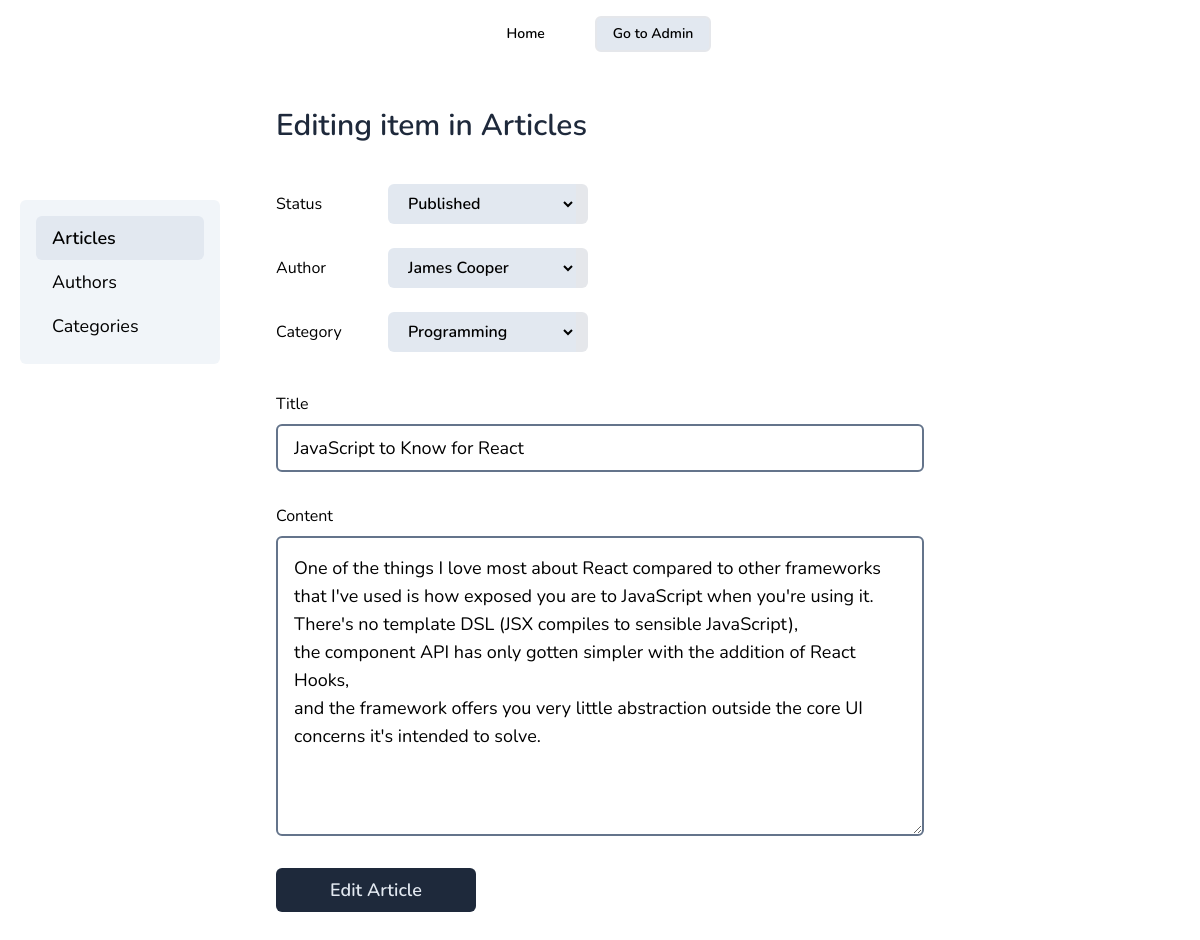
/admin/articles/add.php?id=6, run on an earlier commit of the app's database.
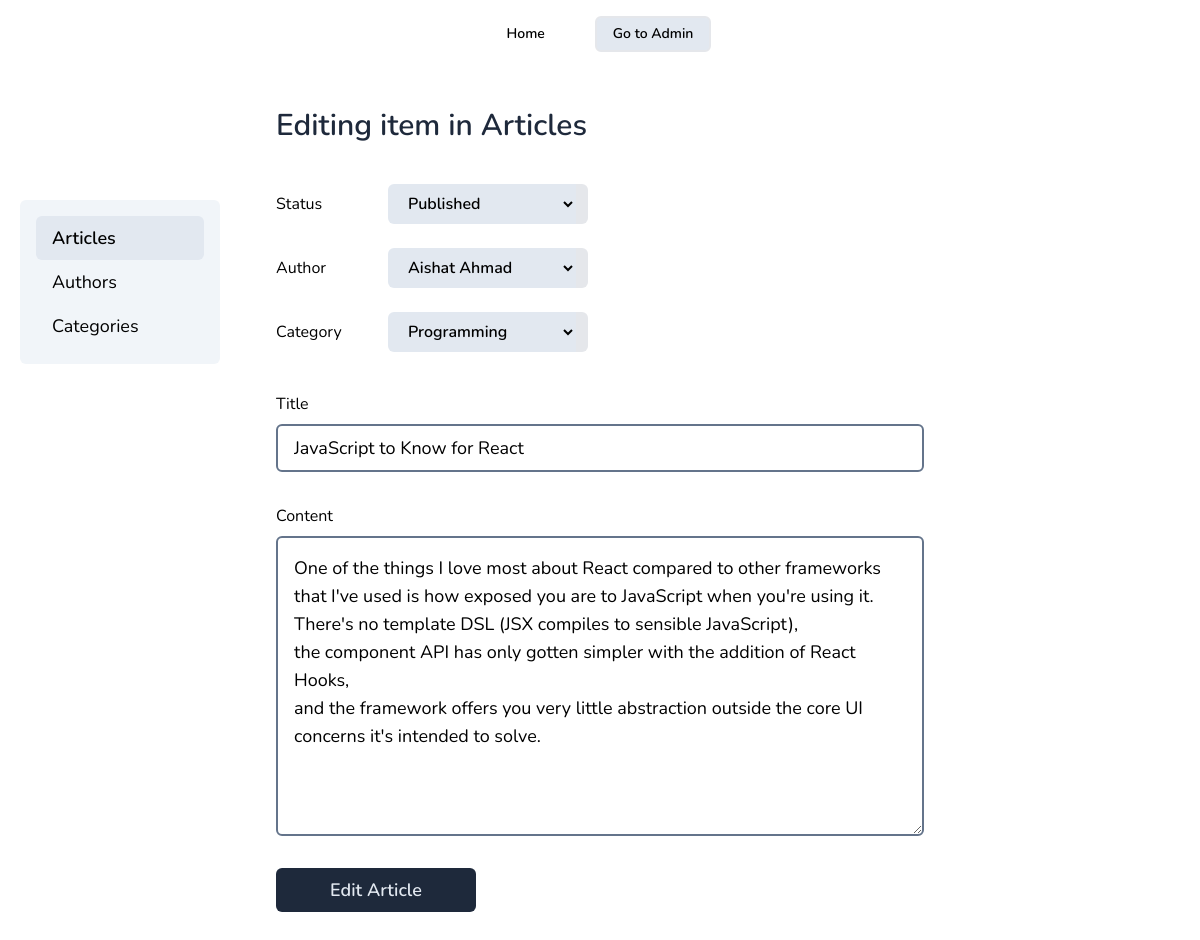
And on a later commit of the database.
### tables this page shows
CREATE TABLE articles (
  id INT NOT NULL AUTO_INCREMENT,
  title VARCHAR(255) NOT NULL,
  content TEXT NOT NULL,
  status VARCHAR(255) NOT NULL,
  author_id INT,
  category_id INT,
  PRIMARY KEY (id),
  FOREIGN KEY (author_id) REFERENCES authors(id) ON DELETE SET NULL,
  FOREIGN KEY (category_id) REFERENCES categories(id) ON DELETE SET NULL,
  UNIQUE (title)
);

CREATE TABLE authors (
  id INT NOT NULL AUTO_INCREMENT,
  name VARCHAR(255) NOT NULL,
  email VARCHAR(255) NOT NULL,
  PRIMARY KEY (id),
  UNIQUE (email)
);

CREATE TABLE categories (
  id INT NOT NULL AUTO_INCREMENT,
  name VARCHAR(255) NOT NULL,
  PRIMARY KEY (id),
  UNIQUE (name)
);

### public/admin/articles/add.php (called while the page is built, shortened)
<?php
try {
  include __DIR__ . '/../../../classes/Article.php';
  include __DIR__ . '/../../../classes/Author.php';
  include __DIR__ . '/../../../classes/Category.php';
  $author = new Author();
  $category = new Category();
  $categories = $category->getCategories();
  $authors = $author->getAuthors();
  $article = new Article();
  $statuses = ['Draft', 'Published'];
  $editing = isset($_GET['id']);
  $articleById = $editing ? $article->getArticle($_GET['id']) : null;
  $articleTitle = $articleById['title'] ?? '';
  $articleContent = $articleById['content'] ?? '';
  $articleAuthor = $articleById['author_id'] ?? '';
  $articleCategory = $articleById['category_id'] ?? '';
  $articleStatus = $articleById['status'] ?? '';
  include __DIR__ . '/../../../views/admin/articles/add.php';
} catch (PDOException $e) {
  $title = 'An error has occurred';
  $output = 'Database error: ' . $e->getMessage() . ' in ' .
    $e->getFile() . ':' . $e->getLine();
}
include __DIR__ . '/../../../views/layout.php';

### classes/Article.php (called while the page is built, shortened)
<?php
require_once __DIR__ . '/Database.php';
class Article
{
  private $pdo;
  public function __construct()
  {
    $db = new Database();
    $this->pdo = $db->connect();
  }
  public function getArticle($id)
  {
    $stmt = $this->pdo->prepare('SELECT *, categories.name as category_name, authors.name as author_name
    FROM articles
    LEFT JOIN categories ON articles.category_id = categories.id
    LEFT JOIN authors ON articles.author_id = authors.id
    WHERE articles.id = :id');
    $stmt->execute([':id' => $id]);
    return $stmt->fetch();
  }
}

### classes/Database.php (called while the page is built)
<?php
class Database
{
  public function connect()
  {
    return new PDO(
      'mysql:host=localhost; dbname=blog; charset=utf8mb4',
      'root',
      ''
    );
  }
}

### classes/Author.php (called while the page is built, shortened)
<?php
require_once __DIR__ . '/Database.php';
class Author
{
  private $pdo;
  public function __construct()
  {
    $db = new Database();
    $this->pdo = $db->connect();
  }
  public function getAuthors()
  {
    $stmt = $this->pdo->prepare('SELECT * FROM authors ORDER BY authors.id');
    $stmt->execute();
    return $stmt->fetchAll();
  }
}

### classes/Category.php (called while the page is built, shortened)
<?php
require_once __DIR__ . '/Database.php';
class Category
{
  private $pdo;
  public function __construct()
  {
    $db = new Database();
    $this->pdo = $db->connect();
  }
  public function getCategories()
  {
    $stmt = $this->pdo->prepare('SELECT * FROM categories ORDER BY id');
    $stmt->execute();
    return $stmt->fetchAll();
  }
}

### views/admin/articles/add.php (the view, shortened to what this page needs)
<form class='px-5' method="post">
  <div class='mb-6 flex items-center gap-4'>
    <label for='status' class='block w-24'>
      Status
    </label>
    <select required id='status' name='status'
      class='w-[200px] cursor-pointer rounded-md border-r-[12px] bg-slate-200 px-4 py-2 font-semibold'>
      <?php
      foreach ($statuses as $status) :
      ?>
      <option <?= $status === $articleStatus ? 'selected' : '' ?> value="<?= $status ?>"><?= $status ?></option>
      <?php endforeach;
      ?>
    </select>
  </div>
  <div class='mb-6 flex items-center gap-4'>
    <label for='author' class='block w-24'>
      Author
    </label>
    <select required id='author' name='author'
      class='w-[200px] cursor-pointer rounded-md border-r-[12px] bg-slate-200 px-4 py-2 font-semibold'>
      <?php foreach ($authors as $author) : ?>
      <option <?= $author['id'] === $articleAuthor ? 'selected' : '' ?> value="<?= $author['id'] ?>">
        <?= $author['name'] ?></option>
      <?php endforeach ?>
    </select>
  </div>
  <div class='mb-6 flex items-center gap-4'>
    <label for='category' class='block w-24'>
      Category
    </label>
    <select required id='category' name='category'
      class='w-[200px] cursor-pointer rounded-md border-r-[12px] bg-slate-200 px-4 py-2 font-semibold'>
      <?php foreach ($categories as $category) : ?>
      <option <?= $category['id'] === $articleCategory ? 'selected' : '' ?> value="<?= $category['id'] ?>">
        <?= $category['name'] ?>
      </option>
      <?php endforeach ?>
    </select>
  </div>
  <div>
    <label for='title' class='mb-2 mt-10 block'>
      Title
    </label>
    <input required type='text' id='title' name='title' value="<?= $articleTitle ?>"
      class='block  rounded-md border-2 w-[min(100%,60ch)] border-slate-500 px-4 py-2 text-lg' />
  </div>
  <label for='content' class='mb-2 mt-8 block'>
    Content
  </label>
  <textarea required id='content' name='content'
    class='block min-h-[300px] w-[min(100%,60ch)] rounded-md border-2 border-slate-500 p-4 text-lg'><?= $articleContent ?></textarea>
  <button type='submit' name="<?= $editing ? 'edit' : 'add' ?>"
    class='mt-8 block w-[200px] rounded-md bg-slate-800 px-4 py-2 text-lg font-semibold text-slate-200 transition hover:bg-slate-600'>
    <?= $editing ? 'Edit' : 'Add' ?> Article
  </button>
</form>

What changed in the data, as far as the page shows it:
changed articles "Published": author "James Cooper" → "Aishat Ahmad"
